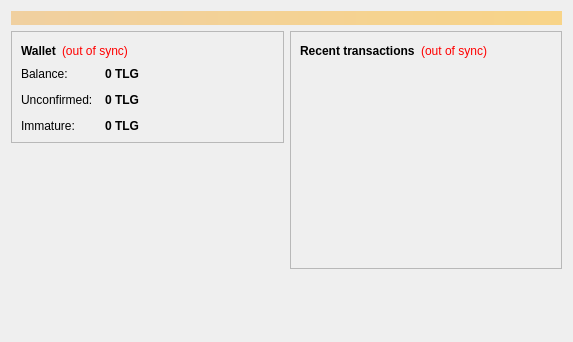
<?xml version="1.0" encoding="UTF-8"?>
<ui version="4.0">
 <class>OverviewPage</class>
 <widget class="QWidget" name="OverviewPage">
  <property name="geometry">
   <rect>
    <x>0</x>
    <y>0</y>
    <width>573</width>
    <height>342</height>
   </rect>
  </property>
  <property name="windowTitle">
   <string>Form</string>
  </property>
  <layout class="QVBoxLayout" name="topLayout">
   <item>
    <widget class="QLabel" name="labelAlerts">
     <property name="visible">
      <bool>false</bool>
     </property>
     <property name="styleSheet">
      <string notr="true">background-color: qlineargradient(x1: 0, y1: 0, x2: 1, y2: 0, stop:0 #F0D0A0, stop:1 #F8D488); color:#000000;</string>
     </property>
     <property name="wordWrap">
      <bool>true</bool>
     </property>
     <property name="margin">
      <number>3</number>
     </property>
    </widget>
   </item>
   <item>
    <layout class="QHBoxLayout" name="horizontalLayout" stretch="1,1">
     <item>
      <layout class="QVBoxLayout" name="verticalLayout_2">
       <item>
        <widget class="QFrame" name="frame">
         <property name="frameShape">
          <enum>QFrame::StyledPanel</enum>
         </property>
         <property name="frameShadow">
          <enum>QFrame::Raised</enum>
         </property>
         <layout class="QVBoxLayout" name="verticalLayout_4">
          <item>
           <layout class="QHBoxLayout" name="horizontalLayout_4">
            <item>
             <widget class="QLabel" name="label_5">
              <property name="font">
               <font>
                <weight>75</weight>
                <bold>true</bold>
               </font>
              </property>
              <property name="text">
               <string>Wallet</string>
              </property>
             </widget>
            </item>
            <item>
             <widget class="QLabel" name="labelWalletStatus">
              <property name="toolTip">
               <string>The displayed information may be out of date. Your wallet automatically synchronizes with the TLGCoin network after a connection is established, but this process has not completed yet.</string>
              </property>
              <property name="styleSheet">
               <string notr="true">QLabel { color: red; }</string>
              </property>
              <property name="text">
               <string notr="true">(out of sync)</string>
              </property>
              <property name="alignment">
               <set>Qt::AlignLeading|Qt::AlignLeft|Qt::AlignVCenter</set>
              </property>
             </widget>
            </item>
            <item>
             <spacer name="horizontalSpacer_2">
              <property name="orientation">
               <enum>Qt::Horizontal</enum>
              </property>
              <property name="sizeHint" stdset="0">
               <size>
                <width>40</width>
                <height>20</height>
               </size>
              </property>
             </spacer>
            </item>
           </layout>
          </item>
          <item>
           <layout class="QFormLayout" name="formLayout_2">
            <property name="fieldGrowthPolicy">
             <enum>QFormLayout::AllNonFixedFieldsGrow</enum>
            </property>
            <property name="horizontalSpacing">
             <number>12</number>
            </property>
            <property name="verticalSpacing">
             <number>12</number>
            </property>
            <item row="0" column="0">
             <widget class="QLabel" name="label">
              <property name="text">
               <string>Balance:</string>
              </property>
             </widget>
            </item>
            <item row="0" column="1">
             <widget class="QLabel" name="labelBalance">
              <property name="font">
               <font>
                <weight>75</weight>
                <bold>true</bold>
               </font>
              </property>
              <property name="cursor">
               <cursorShape>IBeamCursor</cursorShape>
              </property>
              <property name="toolTip">
               <string>Your current balance</string>
              </property>
              <property name="text">
               <string notr="true">0 TLG</string>
              </property>
              <property name="textInteractionFlags">
               <set>Qt::LinksAccessibleByMouse|Qt::TextSelectableByKeyboard|Qt::TextSelectableByMouse</set>
              </property>
             </widget>
            </item>
            <item row="1" column="0">
             <widget class="QLabel" name="label_3">
              <property name="text">
               <string>Unconfirmed:</string>
              </property>
             </widget>
            </item>
            <item row="1" column="1">
             <widget class="QLabel" name="labelUnconfirmed">
              <property name="font">
               <font>
                <weight>75</weight>
                <bold>true</bold>
               </font>
              </property>
              <property name="cursor">
               <cursorShape>IBeamCursor</cursorShape>
              </property>
              <property name="toolTip">
               <string>Total of transactions that have yet to be confirmed, and do not yet count toward the current balance</string>
              </property>
              <property name="text">
               <string notr="true">0 TLG</string>
              </property>
              <property name="textInteractionFlags">
               <set>Qt::LinksAccessibleByMouse|Qt::TextSelectableByKeyboard|Qt::TextSelectableByMouse</set>
              </property>
             </widget>
            </item>
            <item row="2" column="0">
             <widget class="QLabel" name="labelImmatureText">
              <property name="text">
               <string>Immature:</string>
              </property>
             </widget>
            </item>
            <item row="2" column="1">
             <widget class="QLabel" name="labelImmature">
              <property name="font">
               <font>
                <weight>75</weight>
                <bold>true</bold>
               </font>
              </property>
              <property name="toolTip">
               <string>Mined balance that has not yet matured</string>
              </property>
              <property name="text">
               <string notr="true">0 TLG</string>
              </property>
              <property name="textInteractionFlags">
               <set>Qt::LinksAccessibleByMouse|Qt::TextSelectableByKeyboard|Qt::TextSelectableByMouse</set>
              </property>
             </widget>
            </item>
           </layout>
          </item>
         </layout>
        </widget>
       </item>
       <item>
        <spacer name="verticalSpacer">
         <property name="orientation">
          <enum>Qt::Vertical</enum>
         </property>
         <property name="sizeHint" stdset="0">
          <size>
           <width>20</width>
           <height>40</height>
          </size>
         </property>
        </spacer>
       </item>
      </layout>
     </item>
     <item>
      <layout class="QVBoxLayout" name="verticalLayout_3">
       <item>
        <widget class="QFrame" name="frame_2">
         <property name="frameShape">
          <enum>QFrame::StyledPanel</enum>
         </property>
         <property name="frameShadow">
          <enum>QFrame::Raised</enum>
         </property>
         <layout class="QVBoxLayout" name="verticalLayout">
          <item>
           <layout class="QHBoxLayout" name="horizontalLayout_2">
            <item>
             <widget class="QLabel" name="label_4">
              <property name="text">
               <string>&lt;b&gt;Recent transactions&lt;/b&gt;</string>
              </property>
             </widget>
            </item>
            <item>
             <widget class="QLabel" name="labelTransactionsStatus">
              <property name="toolTip">
               <string>The displayed information may be out of date. Your wallet automatically synchronizes with the TLGCoin network after a connection is established, but this process has not completed yet.</string>
              </property>
              <property name="styleSheet">
               <string notr="true">QLabel { color: red; }</string>
              </property>
              <property name="text">
               <string notr="true">(out of sync)</string>
              </property>
              <property name="alignment">
               <set>Qt::AlignRight|Qt::AlignTrailing|Qt::AlignVCenter</set>
              </property>
             </widget>
            </item>
            <item>
             <spacer name="horizontalSpacer">
              <property name="orientation">
               <enum>Qt::Horizontal</enum>
              </property>
              <property name="sizeHint" stdset="0">
               <size>
                <width>40</width>
                <height>20</height>
               </size>
              </property>
             </spacer>
            </item>
           </layout>
          </item>
          <item>
           <widget class="QListView" name="listTransactions">
            <property name="styleSheet">
             <string notr="true">QListView { background: transparent; }</string>
            </property>
            <property name="frameShape">
             <enum>QFrame::NoFrame</enum>
            </property>
            <property name="verticalScrollBarPolicy">
             <enum>Qt::ScrollBarAlwaysOff</enum>
            </property>
            <property name="horizontalScrollBarPolicy">
             <enum>Qt::ScrollBarAlwaysOff</enum>
            </property>
            <property name="selectionMode">
             <enum>QAbstractItemView::NoSelection</enum>
            </property>
           </widget>
          </item>
         </layout>
        </widget>
       </item>
       <item>
        <spacer name="verticalSpacer_2">
         <property name="orientation">
          <enum>Qt::Vertical</enum>
         </property>
         <property name="sizeHint" stdset="0">
          <size>
           <width>20</width>
           <height>40</height>
          </size>
         </property>
        </spacer>
       </item>
      </layout>
     </item>
    </layout>
   </item>
  </layout>
 </widget>
 <resources/>
 <connections/>
</ui>
